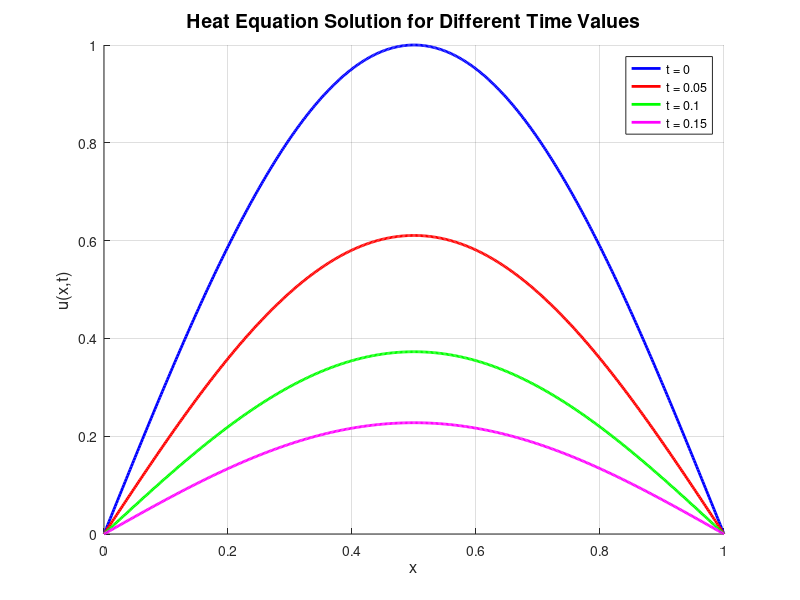

Reproduce this figure in MATLAB.
k = 1;
x = linspace(0, 1, 500);
times = [0, 0.05, 0.10, 0.15];
colors = {'b', 'r', 'g', 'm'};

figure;
hold on;

for i = 1:length(times)
    t = times(i);
    u = sin(pi .* x) .* exp(-k * (pi^2) * t);
    plot(x, u, 'Color', colors{i}, 'LineWidth', 2, 'DisplayName', ['t = ' num2str(t)]);
end

xlabel('x', 'FontSize', 12);
ylabel('u(x,t)', 'FontSize', 12);
title('Heat Equation Solution for Different Time Values', 'FontSize', 14);
grid on;
legend show;
hold off;
